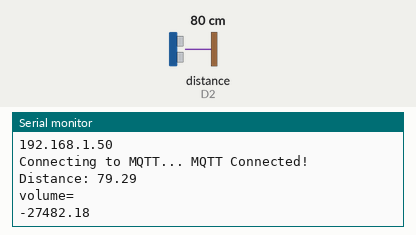
Simulated run of this sketch. Board: ESP8266 (NodeMCU). On the bench: the last lines printed to the serial monitor. Wiring (inferred from the names in the program): ultrasonic range finder: trigger D1; echo D2. The test bench sets the inputs (shaded band); at power-on: distance to the obstacle (sensor on D2) 80 cm. The echo pulse lasts 58.3 µs per cm; WiFi joins after 1.5 s; servers stay silent unless stated; uploads are accepted with an empty reply; no MQTT or app messages arrive unless stated.

Above: at 2.7 s.
2.8 s: distance to the obstacle (sensor on D2) set to 2 cm
At 12.7 s:
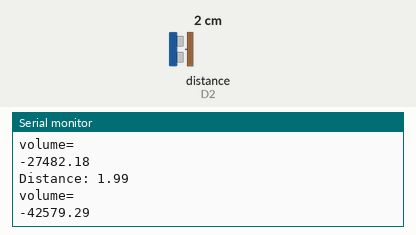
13.0 s: distance to the obstacle (sensor on D2) set to 4 cm
At 23.0 s:
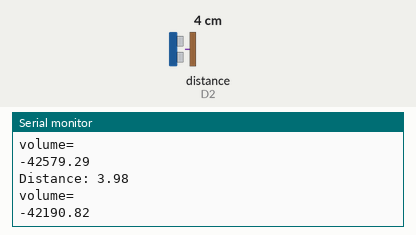
Timing chart, 0 to 24.5 s (numbered marks = the images above; inputs shaded):
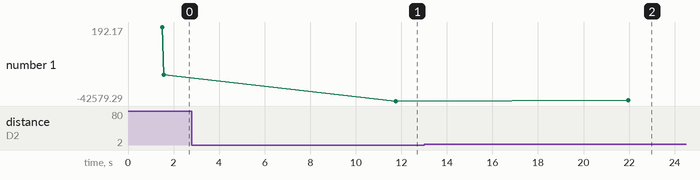

The sketch:

watertank_adafruit.ino
```cpp
#include <ESP8266WiFi.h>
#include <WiFiClient.h>
#include <ESP8266WebServer.h>
#include <ESP8266HTTPClient.h>
#include "Adafruit_MQTT.h"
#include "Adafruit_MQTT_Client.h"
#define WLAN_SSID       "Arun"
#define WLAN_PASS       "Arunsankar"
const int trigPin = D1;
const int echoPin = D2;
const char *host = "iotbitsathy.ga";
float l = 6.28;
float b = 3.11;
float volume;
long duration;
float distance;
float distance1;
/************************* Adafruit.io Setup *********************************/
#define IO_SERVER      "io.adafruit.com"
#define IO_SERVERPORT  1883                   // use 8883 for SSL
#define IO_USERNAME  "IoTRameshravi"
#define IO_KEY       "c4f6a970bc264e36807024afe17ad141"
WiFiClient client;
Adafruit_MQTT_Client mqtt(&client, IO_SERVER, IO_SERVERPORT, IO_USERNAME, IO_KEY);
Adafruit_MQTT_Publish d = Adafruit_MQTT_Publish(&mqtt, IO_USERNAME "/feeds/watercm");
Adafruit_MQTT_Publish v = Adafruit_MQTT_Publish(&mqtt, IO_USERNAME "/feeds/waterlit");
void MQTT_connect();
void setup() {
  pinMode(trigPin, OUTPUT);
  pinMode(echoPin, INPUT);
  Serial.begin(9600);
  Serial.println(); Serial.println();
  Serial.print("Connecting to ");
  WiFi.begin(WLAN_SSID, WLAN_PASS);
  while (WiFi.status() != WL_CONNECTED) {
    delay(500);
    Serial.print(".");
  }
  Serial.println();
  Serial.println("WiFi connected");
  Serial.println("IP address: ");
  Serial.println(WiFi.localIP());
}

void loop() {
  HTTPClient http;
  String dist, postData;
  http.begin("http://iotbitsathy.ga/volume/upload.php");
  http.addHeader("Content-Type", "application/x-www-form-urlencoded");
  MQTT_connect();
  digitalWrite(trigPin, LOW);
  delayMicroseconds(2);
  digitalWrite(trigPin, HIGH);
  delayMicroseconds(10);
  digitalWrite(trigPin, LOW);
  duration = pulseIn(echoPin, HIGH);
  distance = duration * 0.034 / 2;
  Serial.print("Distance: ");
  Serial.println(distance);
  distance1 = (((duration * 0.034 / 2) - 20) / 100);
  volume = (((distance1-2) * l * b) * 1000);
  Serial.println("volume=");
  Serial.println(volume);
  d.publish(distance);
  v.publish(volume);
  String vol="";
  vol+=volume;
  postData = "vol=" + vol;
  int httpCode = http.POST(postData);
  String payload = http.getString();
  Serial.println(payload);
  http.end();
  delay(10000);
}
void MQTT_connect() {
  int8_t ret;
  if (mqtt.connected()) {
    return;
  }
  Serial.print("Connecting to MQTT... ");
  uint8_t retries = 3;
  while ((ret = mqtt.connect()) != 0) {
    Serial.println(mqtt.connectErrorString(ret));
    Serial.println("Retrying MQTT connection in 5 seconds...");
    mqtt.disconnect();
    delay(5000);
    retries--;
    if (retries == 0) {
     while (1);
    }
  }
  Serial.println("MQTT Connected!");
}
```

Measured:
- after the input at 2.8 s, the serial monitor: prints a new line after 9.0 s (image 1)
- after the input at 13.0 s, the serial monitor: prints a new line after 9.0 s (image 2)
- plotted number 1: -27482.18 → -42579.29 after the input at 2.8 s, -42579.29 → -42190.82 after the input at 13.0 s
